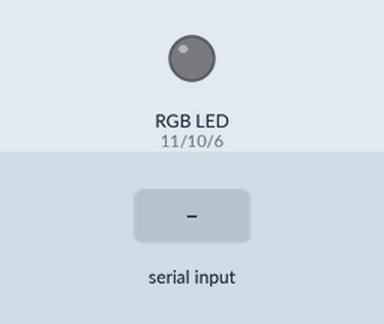
Recording of a sketch running on a simulated Arduino Uno, built with avr-gcc and run on an emulated ATmega328P. Parts: an RGB LED mixed from three pins (HIGH = lit). The inputs (shaded band) are chosen by the test bench. What the sketch prints to the serial monitor is not drawn.

Above: at 1.2 s.
1.3 s: "5\n" received over Serial
At 1.7 s:
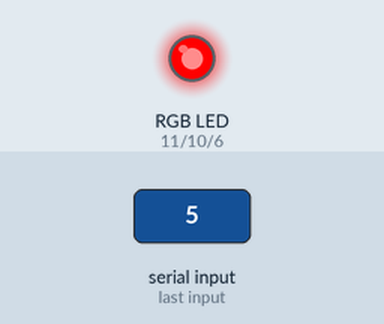
4.3 s: "90,45\n" received over Serial
At 4.7 s:
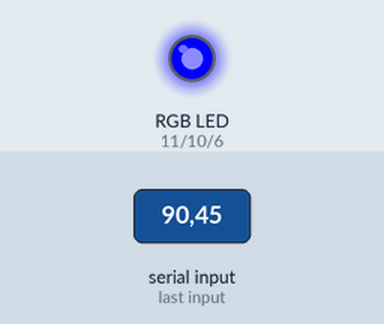
6.3 s: "1\n" received over Serial
At 7.2 s:
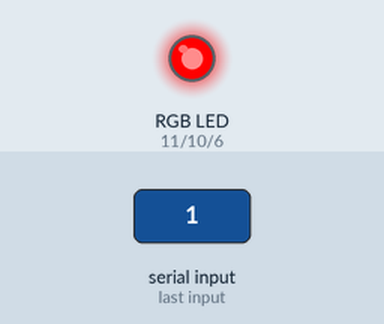
7.8 s: "3\n" received over Serial
At 8.3 s:
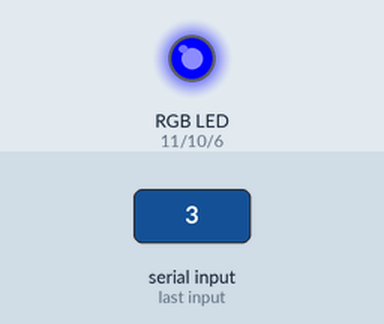
9.3 s: "5\n" received over Serial
At 9.7 s:
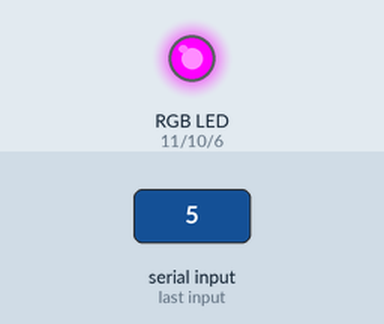
Timing chart, 0 to 13.3 s (numbered marks = the images above; inputs shaded):
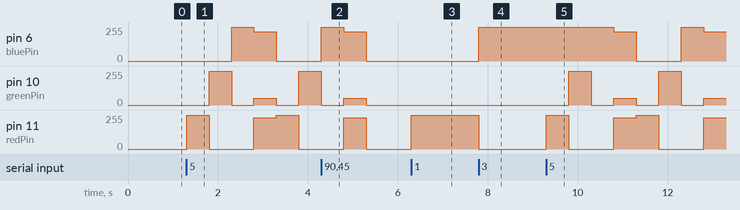

The sketch:

_05_lesson_13_14_RGB_LED.ino
```cpp
int redPin=11;  //set red LED pin to 11
int greenPin=10; //set green LED pin to 10
int bluePin=6; //set blue LED pin to 6
int brightness=255; //Set brightness to 75
int forred=235  , forgreen=52 , forblue=219  ;
int colorChoice; //Will hold users input of color choice

void setup() {
  // put your setup code here, to run once:

Serial.begin(9600); //Turn on Serial port
pinMode(redPin, OUTPUT); //Set redPin to be an output
pinMode(greenPin, OUTPUT); //Set greenPin to be an output
pinMode(bluePin, OUTPUT); //set bluePin to be an output

}

void loop() {
  if (colorChoice!=1 || colorChoice!=2 || colorChoice != 3 || colorChoice != 4 || colorChoice != 5  ) {

  Serial.println("What color would you like the LED? "); //Prompt user for color
  Serial.println("red=1");
  Serial.println("green=2");
  Serial.println("blue=3");
  Serial.println("pink=4");
  Serial.println("mixed=5");
  while (Serial.available()==0) { }   //Wait for input
  colorChoice = Serial.parseInt();
  }

  if (colorChoice==1) {

  analogWrite(redPin, brightness); //turn on red pin
  analogWrite(greenPin, 0); //turn off green pin
  analogWrite(bluePin, 0); //write off blue pin
}

  if (colorChoice==3) {

  analogWrite(redPin, 0); //turn off red pin
  analogWrite(greenPin, 0); //turn off green pin
  analogWrite(bluePin, brightness); //write on blue pin
}

  if (colorChoice==2) {

  analogWrite(redPin, 0); //turn off red pin
  analogWrite(greenPin, brightness); //turn on green pin
  analogWrite(bluePin, 0); //write off blue pin
}

 if (colorChoice==4) {

analogWrite(redPin,forred);
analogWrite(greenPin,forgreen);
analogWrite(bluePin,forblue);
 }

 if (colorChoice==5 ){
  while (Serial.available()==1){
  analogWrite(redPin, brightness); //turn on red pin
  delay(500);

  digitalWrite(redPin,LOW);
  analogWrite(greenPin, brightness); //turn on green pin
  delay(500);

  digitalWrite(greenPin,LOW);
  analogWrite(bluePin, brightness); //write on blue pin
  delay(500);

  digitalWrite(bluePin,LOW);
  analogWrite(redPin,forred);
  analogWrite(greenPin,forgreen);
  analogWrite(bluePin,forblue);
  delay(500);

  digitalWrite(redPin,LOW);
  digitalWrite(greenPin,LOW);
  digitalWrite(bluePin,LOW);

  }
  colorChoice = Serial.parseInt();

  }


  if (colorChoice!=1 || colorChoice!=2 || colorChoice != 3 || colorChoice != 4 || colorChoice != 5  ) {
    Serial.println("That is not a valid color choice, please try again");
    Serial.println("");
  }


}
```

Measured:
- after the input at 1.3 s, pin 6 (bluePin): 0/255 → 255/255 after 1.0 s, → 219/255 0.50 s later, → 0/255 0.50 s later; pin 10 (greenPin): 0/255 → 255/255 after 0.50 s, → 0/255 0.50 s later, → 52/255 0.50 s later, → 0/255 0.50 s later, … (5 changes in this stretch)
- after the input at 4.3 s, pin 10 (greenPin): goes on until 5.3 s, then stays 0/255
- after the input at 6.3 s, pin 11 (redPin): 0/255 → 255/255 at once
- after the input at 7.8 s, pin 6 (bluePin): 0/255 → 255/255 at once; pin 11 (redPin): 255/255 → 0/255 at once
- after the input at 9.3 s, pin 6 (bluePin): 255/255 → 219/255 after 1.5 s, → 0/255 0.50 s later, → 255/255 1.0 s later, → 219/255 0.50 s later; pin 10 (greenPin): 0/255 → 255/255 after 0.50 s, → 0/255 0.50 s later, → 52/255 0.50 s later, → 0/255 0.50 s later, … (7 changes in this stretch)
